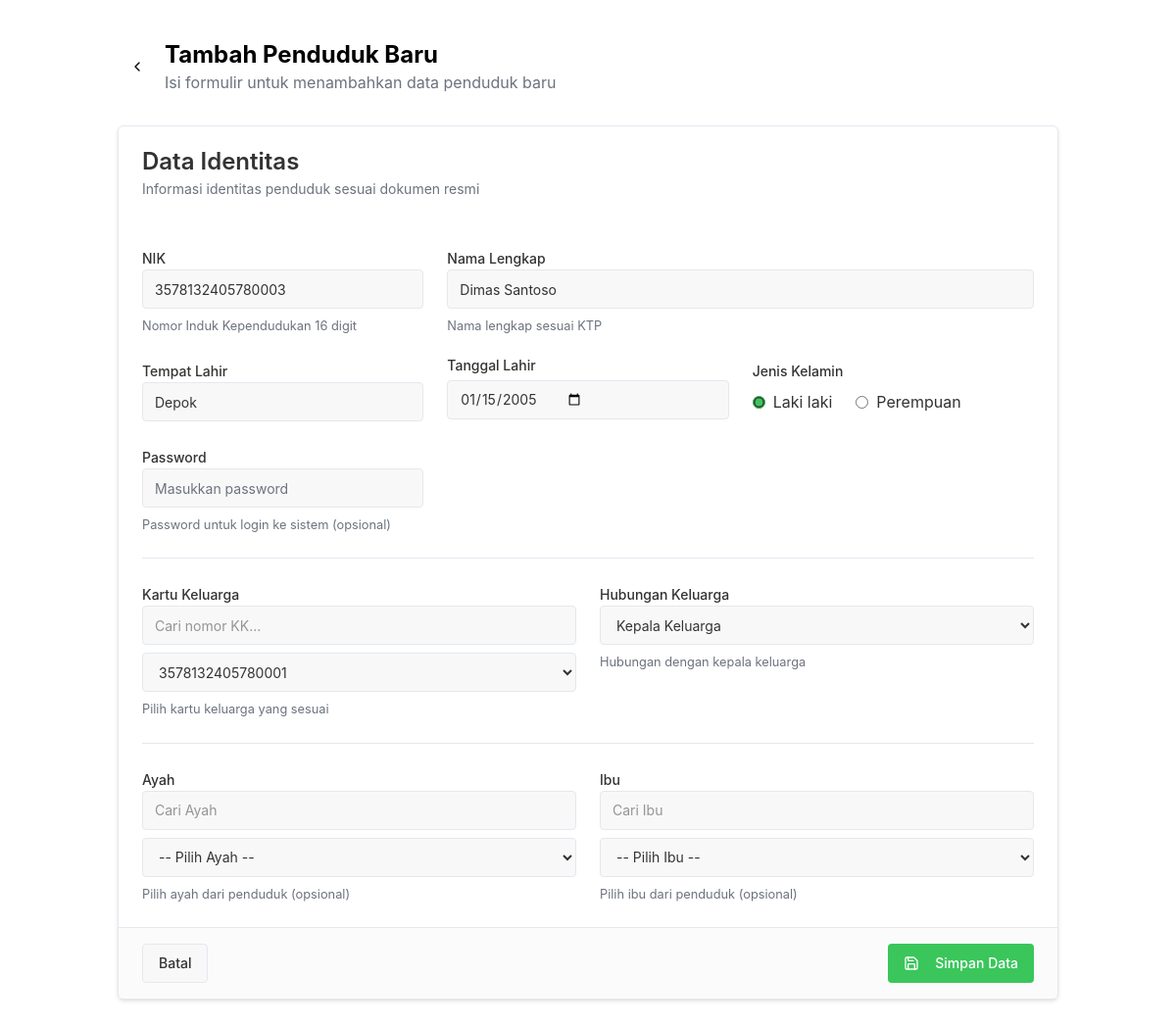
Page /petugas/resident-form.php?id=3 on the committed database.
### tables this page shows
CREATE TABLE `residents` (
  `id` bigint NOT NULL,
  `nik` char(16) NOT NULL,
  `password` varchar(255) DEFAULT NULL,
  `full_name` varchar(100) NOT NULL,
  `birth_date` date DEFAULT NULL,
  `birth_place` varchar(100) DEFAULT NULL,
  `family_card_id` bigint DEFAULT NULL,
  `relation` enum('Kepala Keluarga','Istri','Anak','Lainnya') NOT NULL,
  `gender` enum('L','P') NOT NULL,
  `father_id` bigint DEFAULT NULL,
  `mother_id` bigint DEFAULT NULL
);

CREATE TABLE `family_cards` (
  `id` bigint NOT NULL,
  `kk_number` char(16) NOT NULL,
  `head_id` bigint DEFAULT NULL,
  `address` text,
  `subdistrict` varchar(100) DEFAULT NULL,
  `district` varchar(100) DEFAULT NULL,
  `city` varchar(100) DEFAULT NULL,
  `province` varchar(100) DEFAULT NULL
);

### petugas/resident-form.php (the view, shortened to what this page needs)
<?php
include '../utils/conn.php';
if (isset($_GET['id'])) {
    $stmt = $conn->prepare("SELECT nik, full_name, birth_place, birth_date, family_card_id, relation, gender, father_id, mother_id  FROM residents WHERE id = ? LIMIT 1");
    $stmt->bind_param("s", $_GET['id']);
    $stmt->execute();
    $result = $stmt->get_result();
    $resident = $result->fetch_assoc();
}
include '../layout/header.php';
?>
<div class="container py-10">
    <div class="flex items-center mb-8">
        <a href="/petugas/dashboard.php" class="inline-flex items-center justify-center gap-2 whitespace-nowrap rounded-md text-sm font-medium ring-offset-background transition-colors focus-visible:outline-none focus-visible:ring-2 focus-visible:ring-ring focus-visible:ring-offset-2 disabled:pointer-events-none disabled:opacity-50 [&amp;_svg]:pointer-events-none [&amp;_svg]:size-4 [&amp;_svg]:shrink-0 hover:bg-accent hover:text-accent-foreground h-10 w-10 mr-2">
            <svg xmlns="http://www.w3.org/2000/svg" width="24" height="24" viewBox="0 0 24 24" fill="none" stroke="currentColor" stroke-width="2" stroke-linecap="round" stroke-linejoin="round" class="lucide lucide-chevron-left h-5 w-5">
                <path d="m15 18-6-6 6-6">
                </path>
            </svg>
        </a>
        <div>
            <h1 class="text-2xl font-bold">Tambah Penduduk Baru</h1>
            <p class="text-muted-foreground">Isi formulir untuk menambahkan data penduduk baru</p>
        </div>
    </div>
    <form class="space-y-8" method="POST">
        <div class="rounded-lg border bg-card text-card-foreground shadow-sm" data-v0-t="card">
            <div class="flex flex-col space-y-1.5 p-6 bg-admin-50">
                <h3 class="text-2xl font-semibold leading-none tracking-tight">Data Identitas</h3>
                <p class="text-sm text-muted-foreground">Informasi identitas penduduk sesuai dokumen resmi</p>
            </div>
            <div class="p-6 pt-6">
                <div class="grid gap-6 sm:grid-cols-2 md:grid-cols-3">
                    <div class="space-y-2">
                        <label class="text-sm font-medium leading-none peer-disabled:cursor-not-allowed peer-disabled:opacity-70">NIK</label>
                        <input type="number" class="flex h-10 w-full rounded-md border border-input bg-background px-3 py-2 text-sm ring-offset-background file:border-0 file:bg-transparent file:text-sm file:font-medium file:text-foreground placeholder:text-muted-foreground focus-visible:outline-none focus-visible:ring-2 focus-visible:ring-ring focus-visible:ring-offset-2 disabled:cursor-not-allowed disabled:opacity-50" placeholder="Masukkan 16 digit NIK" value="<?= $resident['nik'] ?? '' ?>" name="nik">
                        <p class="text-[0.8rem] text-muted-foreground" id="«r0»-form-item-description">Nomor Induk Kependudukan 16 digit</p>
                    </div>
                    <div class="space-y-2 sm:col-span-2">
                        <label class="text-sm font-medium leading-none peer-disabled:cursor-not-allowed peer-disabled:opacity-70">Nama Lengkap</label>
                        <input class="flex h-10 w-full rounded-md border border-input bg-background px-3 py-2 text-sm ring-offset-background file:border-0 file:bg-transparent file:text-sm file:font-medium file:text-foreground placeholder:text-muted-foreground focus-visible:outline-none focus-visible:ring-2 focus-visible:ring-ring focus-visible:ring-offset-2 disabled:cursor-not-allowed disabled:opacity-50" placeholder="Masukkan nama lengkap" value="<?= $resident['full_name'] ?? '' ?>" name="full_name">
                        <p class="text-[0.8rem] text-muted-foreground" id="«r1»-form-item-description">Nama lengkap sesuai KTP</p>
                    </div>
                    <div class="space-y-2">
                        <label class="text-sm font-medium leading-none peer-disabled:cursor-not-allowed peer-disabled:opacity-70">Tempat Lahir</label>
                        <input class="flex h-10 w-full rounded-md border border-input bg-background px-3 py-2 text-sm ring-offset-background file:border-0 file:bg-transparent file:text-sm file:font-medium file:text-foreground placeholder:text-muted-foreground focus-visible:outline-none focus-visible:ring-2 focus-visible:ring-ring focus-visible:ring-offset-2 disabled:cursor-not-allowed disabled:opacity-50" placeholder="Masukkan tempat lahir" value="<?= $resident['birth_place'] ?? '' ?>" name="birth_place">
                    </div>
                    <div class="space-y-2 flex flex-col">
                        <label class="text-sm font-medium leading-none peer-disabled:cursor-not-allowed peer-disabled:opacity-70">Tanggal Lahir</label>
                        <input type="date" class="flex h-10 w-full rounded-md border border-input bg-background px-3 py-2 text-sm ring-offset-background file:border-0 file:bg-transparent file:text-sm file:font-medium file:text-foreground placeholder:text-muted-foreground focus-visible:outline-none focus-visible:ring-2 focus-visible:ring-ring focus-visible:ring-offset-2 disabled:cursor-not-allowed disabled:opacity-50" placeholder="Masukkan tempat lahir" value="<?= $resident['birth_date'] ?? '' ?>" name="birth_date">
                    </div>
                    <div class="space-y-3">
                        <label class="text-sm font-medium leading-none peer-disabled:cursor-not-allowed peer-disabled:opacity-70">Jenis Kelamin</label>
                        <div role="radiogroup" aria-required="false" dir="ltr" class="gap-2 py-2 flex space-x-4" tabindex="0" style="outline: none;">
                            <div class="flex gap-2 items-center">
                                <input type="radio" name="gender" <?= isset($resident['gender']) ? $resident['gender'] === 'L' ? 'checked' : '' : '' ?> class="accent-primary" value="L" id="genderL">
                                <label for="genderL">Laki laki</label>
                            </div>
                            <div class="flex gap-2 items-center">
                                <input type="radio" name="gender" <?= isset($resident['gender']) ? $resident['gender'] === 'P' ? 'checked' : '' : '' ?> class="accent-primary" value="P" id="genderP">
                                <label for="genderP">Perempuan</label>
                            </div>
                        </div>
                    </div>
                    <div class="space-y-2">
                        <label class="text-sm font-medium leading-none peer-disabled:cursor-not-allowed peer-disabled:opacity-70">Password</label>
                        <input class="flex h-10 w-full rounded-md border border-input bg-background px-3 py-2 text-sm ring-offset-background file:border-0 file:bg-transparent file:text-sm file:font-medium file:text-foreground placeholder:text-muted-foreground focus-visible:outline-none focus-visible:ring-2 focus-visible:ring-ring focus-visible:ring-offset-2 disabled:cursor-not-allowed disabled:opacity-50" placeholder="Masukkan password" type="password" value="" name="password">
                        <p class="text-[0.8rem] text-muted-foreground" id="«ra»-form-item-description">Password untuk login ke sistem (opsional)</p>
                    </div>
                </div>
                <div data-orientation="horizontal" role="none" class="shrink-0 bg-border h-[1px] w-full my-6">
                </div>
                <div class="grid gap-6 sm:grid-cols-2">
                    <div class="space-y-2">
                        <label class="text-sm font-medium leading-none peer-disabled:cursor-not-allowed peer-disabled:opacity-70">Kartu Keluarga</label>
                        <div class="flex flex-col gap-2">
                            <?php
                            $family_cards_query = "SELECT id, kk_number FROM family_cards";
                            $family_cards_result = $conn->query($family_cards_query);
                            $selected_family_card_id = $resident['family_card_id'] ?? '';
                            ?>
                            <input type="text" id="family_card_search" placeholder="Cari nomor KK..." class="flex h-10 w-full rounded-md border border-input bg-background px-3 py-2 text-sm ring-offset-background focus-visible:outline-none focus-visible:ring-2 focus-visible:ring-ring focus-visible:ring-offset-2">
                            <select name="family_card_id" class="flex h-10 w-full rounded-md border border-input bg-background px-3 py-2 text-sm ring-offset-background file:border-0 file:bg-transparent file:text-sm file:font-medium placeholder:text-muted-foreground focus-visible:outline-none focus-visible:ring-2 focus-visible:ring-ring focus-visible:ring-offset-2 disabled:cursor-not-allowed disabled:opacity-50" id="family_card_select">
                                <?php while ($family_card = $family_cards_result->fetch_assoc()): ?>
                                    <option value="<?= $family_card['id'] ?>" <?= ($selected_family_card_id == $family_card['id']) ? 'selected' : '' ?>>
                                        <?= htmlspecialchars($family_card['kk_number']) ?>
                                    </option>
                                <?php endwhile; ?>
                            </select>
                        </div>
                        <p class="text-[0.8rem] text-muted-foreground" id="«rb»-form-item-description">Pilih kartu keluarga yang sesuai</p>
                    </div>
                    <div class="space-y-2">
                        <label class="text-sm font-medium leading-none peer-disabled:cursor-not-allowed peer-disabled:opacity-70">Hubungan Keluarga</label>
                        <select tabindex="-1" name="relation" class="flex h-10 w-full items-center justify-between rounded-md border border-input bg-background px-3 py-2 text-sm ring-offset-background placeholder:text-muted-foreground focus:outline-none focus:ring-2 focus:ring-ring focus:ring-offset-2 disabled:cursor-not-allowed disabled:opacity-50 [&amp;>span]:line-clamp-1">
                            <option value="Kepala Keluarga">Kepala Keluarga</option>
                        </select>
                        <p class="text-[0.8rem] text-muted-foreground" id="«rf»-form-item-description">Hubungan dengan kepala keluarga</p>
                    </div>
                </div>
                <div data-orientation="horizontal" role="none" class="shrink-0 bg-border h-[1px] w-full my-6">
                </div>
                <div class="grid gap-6 sm:grid-cols-2">
                    <div class="space-y-2">
                        <label class="text-sm font-medium leading-none peer-disabled:cursor-not-allowed peer-disabled:opacity-70">Ayah</label>
                        <div class="flex flex-col gap-2">
                            <input type="text" id="father_search" placeholder="Cari Ayah" class="flex h-10 w-full rounded-md border border-input bg-background px-3 py-2 text-sm ring-offset-background focus-visible:outline-none focus-visible:ring-2 focus-visible:ring-ring focus-visible:ring-offset-2">
                            <select name="nik" class="flex h-10 w-full rounded-md border border-input bg-background px-3 py-2 text-sm ring-offset-background file:border-0 file:bg-transparent file:text-sm file:font-medium placeholder:text-muted-foreground focus-visible:outline-none focus-visible:ring-2 focus-visible:ring-ring focus-visible:ring-offset-2 disabled:cursor-not-allowed disabled:opacity-50" id="father_select">
                                <option value="">-- Pilih Ayah --</option>
                            </select>
                        </div>
                        <p class="text-[0.8rem] text-muted-foreground" id="«rg»-form-item-description">Pilih ayah dari penduduk (opsional)</p>
                    </div>
                    <div class="space-y-2">
                        <label class="text-sm font-medium leading-none peer-disabled:cursor-not-allowed peer-disabled:opacity-70">Ibu</label>
                        <div class="flex flex-col gap-2">
                            <input type="text" id="mother_search" placeholder="Cari Ibu" class="flex h-10 w-full rounded-md border border-input bg-background px-3 py-2 text-sm ring-offset-background focus-visible:outline-none focus-visible:ring-2 focus-visible:ring-ring focus-visible:ring-offset-2">
                            <select name="nik" class="flex h-10 w-full rounded-md border border-input bg-background px-3 py-2 text-sm ring-offset-background file:border-0 file:bg-transparent file:text-sm file:font-medium placeholder:text-muted-foreground focus-visible:outline-none focus-visible:ring-2 focus-visible:ring-ring focus-visible:ring-offset-2 disabled:cursor-not-allowed disabled:opacity-50" id="mother_select">
                                <option value="">-- Pilih Ibu --</option>
                            </select>
                        </div>
                        <p class="text-[0.8rem] text-muted-foreground" id="«rk»-form-item-description">Pilih ibu dari penduduk (opsional)</p>
                    </div>
                </div>
            </div>
            <div class="items-center p-6 flex justify-between border-t bg-muted/50 px-6 py-4">
                <a href="/petugas/penduduk" class="inline-flex items-center justify-center gap-2 whitespace-nowrap rounded-md text-sm font-medium ring-offset-background transition-colors focus-visible:outline-none focus-visible:ring-2 focus-visible:ring-ring focus-visible:ring-offset-2 disabled:pointer-events-none disabled:opacity-50 [&amp;_svg]:pointer-events-none [&amp;_svg]:size-4 [&amp;_svg]:shrink-0 border border-input bg-background hover:bg-accent hover:text-accent-foreground h-10 px-4 py-2" type="button">Batal</a>
                <button class="inline-flex items-center bg-primary justify-center gap-2 whitespace-nowrap rounded-md text-sm font-medium ring-offset-background transition-colors focus-visible:outline-none focus-visible:ring-2 focus-visible:ring-ring focus-visible:ring-offset-2 disabled:pointer-events-none disabled:opacity-50 [&amp;_svg]:pointer-events-none [&amp;_svg]:size-4 [&amp;_svg]:shrink-0 text-primary-foreground h-10 px-4 py-2 bg-admin hover:bg-admin-600" type="submit">
                    Simpan Data
                </button>
            </div>
        </div>
    </form>
</div>

### rows in the picture
residents: nik "3578132405780003", full_name "Dimas Santoso", birth_place "Depok", birth_date "01/15/2005", gender "☑ Laki laki", gender "☐ Perempuan", family_card_id "3578132405780001"
